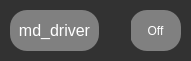
         <widget class="QFrame" name="frame_md">
          <property name="geometry">
           <rect>
            <x>1090</x>
            <y>10</y>
            <width>191</width>
            <height>61</height>
           </rect>
          </property>
          <property name="styleSheet">
           <string notr="true">color:white;
	background-color: rgb(50,50,50);
	border-radius: 20px;</string>
          </property>
          <property name="frameShape">
           <enum>QFrame::StyledPanel</enum>
          </property>
          <property name="frameShadow">
           <enum>QFrame::Raised</enum>
          </property>
          <widget class="QPushButton" name="Button_md">
           <property name="geometry">
            <rect>
             <x>10</x>
             <y>10</y>
             <width>89</width>
             <height>41</height>
            </rect>
           </property>
           <property name="font">
            <font>
             <pointsize>12</pointsize>
            </font>
           </property>
           <property name="styleSheet">
            <string notr="true">	color: white;
	background-color: grey;
	border-radius: 17px;</string>
           </property>
           <property name="text">
            <string>md_driver</string>
           </property>
          </widget>
          <widget class="QPushButton" name="Off_md">
           <property name="geometry">
            <rect>
             <x>130</x>
             <y>10</y>
             <width>51</width>
             <height>41</height>
            </rect>
           </property>
           <property name="styleSheet">
            <string notr="true">	color: white;
	background-color: grey;
	border-radius: 17px;</string>
           </property>
           <property name="text">
            <string>Off</string>
           </property>
          </widget>
          <widget class="QLabel" name="state_label_6">
           <property name="geometry">
            <rect>
             <x>100</x>
             <y>10</y>
             <width>31</width>
             <height>41</height>
            </rect>
           </property>
           <property name="text">
            <string/>
           </property>
           <property name="pixmap">
            <pixmap>:/images/led-off.png</pixmap>
           </property>
          </widget>
         </widget>
